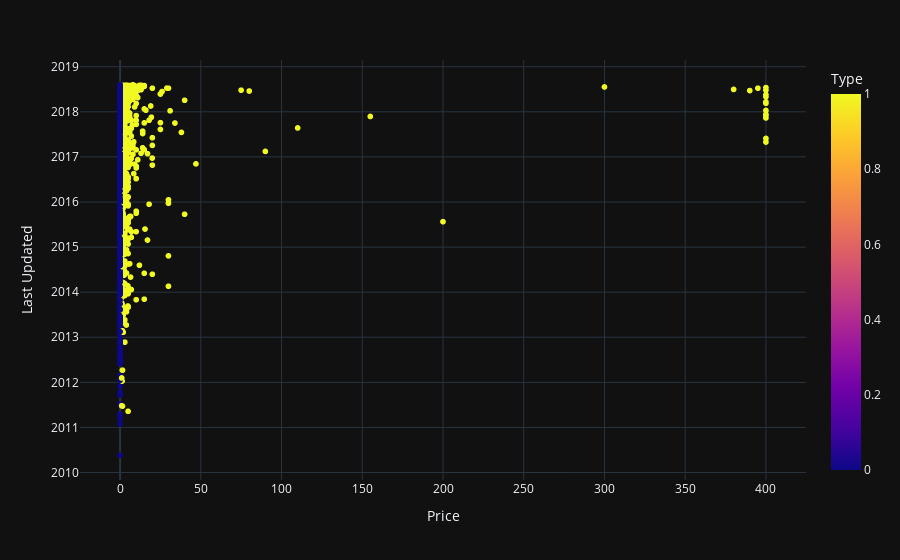

Notebook source saved alongside this figure:
### Code cell
fig = px.scatter(df, x=df['Price'], y=df['Last Updated'], color="Type" ,template = 'plotly_dark')
fig.show()

### Figure 1 — Plotly figure (JSON) as saved in the notebook; plotly's stock layout.template omitted (floating-point values rounded to 4 significant figures; data arrays with more than 128 entries replaced by an {"elided": "..."} marker saying what was removed)
{"data": [{"hovertemplate": "Price=%{x}<br>Last Updated=%{y}<br>Type=%{marker.color}<extra></extra>", "legendgroup": "", "marker": {"color": {"elided": "10348 int values"}, "coloraxis": "coloraxis", "symbol": "circle"}, "mode": "markers", "name": "", "showlegend": false, "type": "scattergl", "x": {"elided": "10348 float values"}, "xaxis": "x", "y": {"elided": "10348 str values"}, "yaxis": "y"}], "layout": {"coloraxis": {"colorbar": {"title": {"text": "Type"}}, "colorscale": [[0, "#0d0887"], [0.1111, "#46039f"], [0.2222, "#7201a8"], [0.3333, "#9c179e"], [0.4444, "#bd3786"], [0.5556, "#d8576b"], [0.6667, "#ed7953"], [0.7778, "#fb9f3a"], [0.8889, "#fdca26"], [1, "#f0f921"]]}, "legend": {"tracegroupgap": 0}, "margin": {"t": 60}, "xaxis": {"anchor": "y", "domain": [0, 1], "title": {"text": "Price"}}, "yaxis": {"anchor": "x", "domain": [0, 1], "title": {"text": "Last Updated"}}}}
